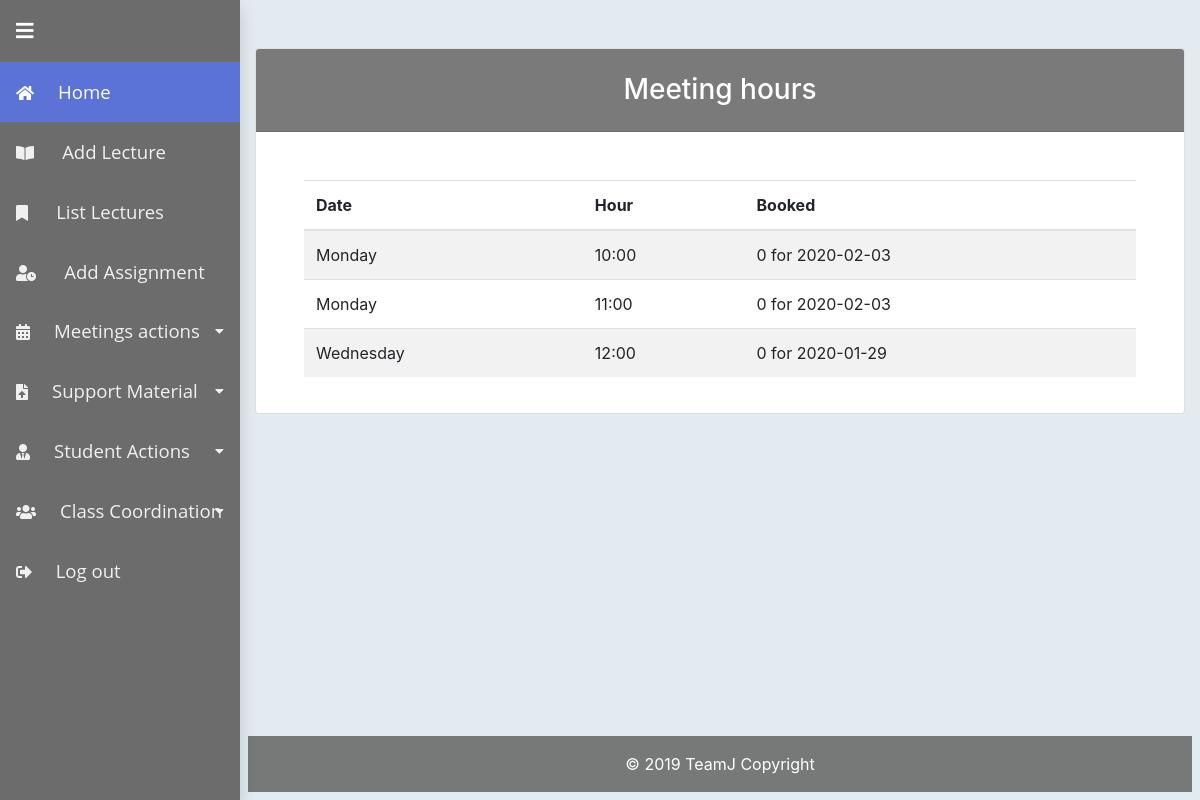
Screenshot of /usergroup/teacher/checkMeetings.php (signed in) with the database file from the repository.
### tables this page shows
CREATE TABLE `TeacherAvailability` (
  `ID` int(11) NOT NULL,
  `TeacherID` int(11) NOT NULL,
  `DayOfWeek` int(11) NOT NULL,
  `HourSlot` int(11) NOT NULL
);

### classes/teacher.class.php (called while the page is built, shortened)
<?php
require_once 'calendar.class.php';
class teacher extends user {
	public function get_teacher_ID() {
		return isset($_SESSION['teacherID']) ? $_SESSION['teacherID'] : -1;
	}
    public function get_availability(){
        $availability = array();
        $conn = $this->connectMySQL();
        $stmt = $conn->prepare("SELECT * FROM TeacherAvailability WHERE TeacherID = ?;");
        $stmt->bind_param("i",$this->get_teacher_ID());
        $stmt->execute();
        $res = $stmt->get_result();
        if($res->num_rows>0){
            while ($row = $res->fetch_assoc()) {
                array_push($availability, $row);
            }
        }
        return $availability;
    }
    public function get_booked_meetings($date,$teacherAvailabilityID){
        $conn = $this->connectMySQL();
        $stmt = $conn->prepare("SELECT COUNT(*) FROM MeetingReservation WHERE TeacherAvailabilityID = ? AND Date = ?;");
        $stmt->bind_param("is",$teacherAvailabilityID,$date);
        $stmt->execute();
        $res = $stmt->get_result();
        if($res->num_rows>0) return $res->fetch_row()[0];
        else return 0;
    }
}

### classes/calendar.class.php (called while the page is built, shortened)
<?php
class calendar
{
    public static function from_num_to_dow($n) {
        $day = "";
        switch ($n) {
            case 0:
                $day = "Monday";
                break;
            case 2:
                $day = "Wednesday";
                break;
        }
        return $day;
    }
}

### usergroup/teacher/checkMeetings.php (the view, shortened to what this page needs)
<?php
$teacher = new teacher();
$availability = $teacher->get_availability();
$content .=<<<OUT
<div class="card">
<h3 class="card-header info-color white-text text-center py-4" style="background-color:rgba(108,108,108,0.9);color:white">Meeting hours</h3>
<div class="card-body  px-lg-5 pt-0 mt-md-5">
<div class="table-responsive">
<table class="table table-striped table-hover">
  <thead>
    <tr>
      <th scope="col">Date</th>
      <th scope="col">Hour</th>
      <th scope="col">Booked</th>
    </tr>
  </thead>
  <tbody>
OUT;
        foreach($availability as $meetingHour){
            $day = calendar::from_num_to_dow($meetingHour['DayOfWeek']);
            $dateNextDay = date("Y-m-d",strtotime("next $day"));
            $booked = $teacher->get_booked_meetings($dateNextDay,$meetingHour['ID']);
            $hour = $meetingHour['HourSlot']+8;
            $content.="<tr>
<td>$day</td>
<td>$hour:00</td>
<td>$booked for $dateNextDay</td>
</tr>";
        }
$content .=<<<OUT
  </tbody>
</table>
</div>
</div>
</div>
OUT;

### css/timeline.css (style rules this page uses)
*, *:after, *:before { -webkit-box-sizing: border-box; -moz-box-sizing: border-box; box-sizing: border-box; }

### css/calendar_style.css (style rules this page uses)
*, *:before, *:after { -moz-box-sizing: border-box; -webkit-box-sizing: border-box; box-sizing: border-box; }

### css/style.css (style rules this page uses)
html { height: 100%; }
body { background-color: rgb(225, 235, 240); display: flex; flex-direction: column; height: 100%; }
.table td, .table th { vertical-align: middle; }

### css/sidebar.css (style rules this page uses)
body { position: relative; }
@media (min-width: 992px) { body { padding-left: 15rem; } }

### rows the page displays
teacheravailability: DayOfWeek "Monday", HourSlot "10", DayOfWeek "0", DayOfWeek "2020-02-03"
teacheravailability: DayOfWeek "Monday", HourSlot "11", DayOfWeek "0", DayOfWeek "2020-02-03"
teacheravailability: DayOfWeek "Wednesday", HourSlot "12", booked "0", DayOfWeek "2020-01-29"
